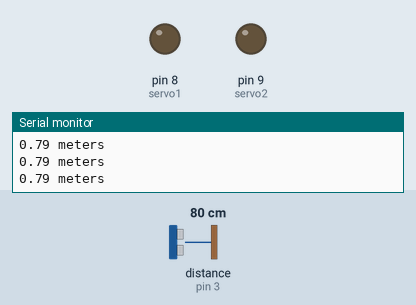
Recording of a sketch running on a simulated Arduino Uno, built with avr-gcc and run on an emulated ATmega328P. Shown: output pins drawn as LEDs (lit = HIGH), the last lines printed to the serial monitor. Wiring (inferred from the names in the program): ultrasonic range finder: trigger pin 4; echo pin 3. Inputs (shaded band) come from the test bench; at power-on: distance to the obstacle (sensor on pin 3) 80 cm. The echo pulse lasts 58.3 µs per cm; pins used as bus, display or sensor lines are not drawn.

Above: at 1.2 s.
1.3 s: distance to the obstacle (sensor on pin 3) set to 2 cm
At 1.39 s:
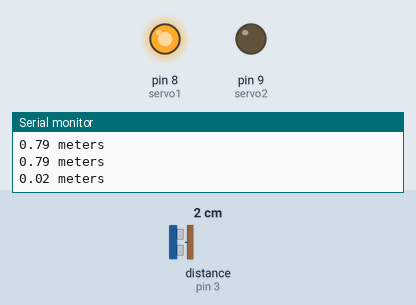
2.9 s: distance to the obstacle (sensor on pin 3) set to 35 cm
At 2.99 s:
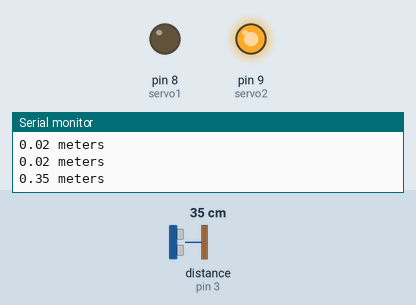
Timing chart, 0 to 5.9 s (numbered marks = the images above; inputs shaded):
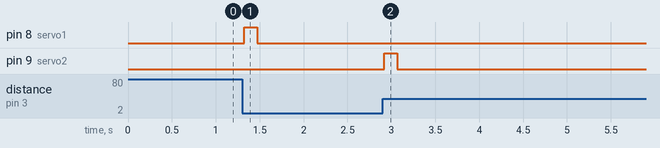

Measured:
- after the input at 1.3 s, pin 8 (servo1): LOW → HIGH at once, → LOW 0.15 s later
- after the input at 2.9 s, pin 9 (servo2): LOW → HIGH at once, → LOW 0.15 s later

The sketch:

MakeUofT.ino
```cpp
#include <Servo.h>
const int trigger = 4;
const int echo = 3;

const int servo1 = 8;
const int servo2 = 9;

int timer = 0;
float distance = 0;
boolean open = false;

void setup() {
  pinMode(trigger, OUTPUT);
  pinMode(echo, INPUT);

  pinMode(servo1, OUTPUT);
  pinMode(servo2, OUTPUT);
  Serial.begin(9600);
}

void loop() {
  digitalWrite(trigger, HIGH);
  delayMicroseconds(15);
  digitalWrite(trigger, LOW);
  //Serial.print("sent");

  timer = 0;
  while(digitalRead(echo) == LOW){
    delayMicroseconds(1);
    }

  while(digitalRead(echo) == HIGH){
    timer += 1;
    delayMicroseconds(1);
    //Serial.print(digitalRead(echo));
    }

  distance = (115/18)*timer*pow(10, -6)*343/2;
  Serial.print(distance, 2);
  Serial.print(" meters\n");

  if (distance < 0.23){
    if (open == false){
      digitalWrite(servo1, HIGH);
      digitalWrite(servo2, 0);
      delay(150);
      digitalWrite(servo1, LOW);
      digitalWrite(servo2, LOW);
      open = true;
      }
  }

  else{
    if (open == true){
      digitalWrite(servo1, 0);
      digitalWrite(servo2, HIGH);
      delay(150);
      digitalWrite(servo1, LOW);
      digitalWrite(servo2, LOW);
      open = false;
      }
    }
}
```
